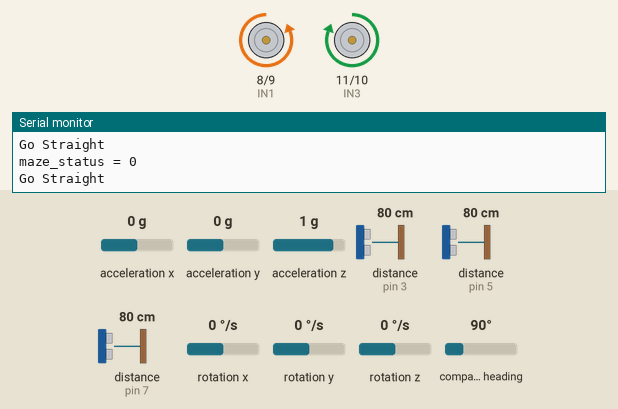
Simulated run of this sketch. Board: Arduino Uno, built with avr-gcc and run on an emulated ATmega328P. Parts: motor-driver pin pairs drawn as motors (green arrow = first pin HIGH = forward, orange = second pin HIGH = backward, longer = more drive, scaled by the enable pin), the last lines printed to the serial monitor. The inputs (shaded band) are chosen by the test bench; at power-on: distance to the obstacle (sensors on pin 3, pin 5, pin 7) 80 cm, acceleration x 0 g, acceleration y 0 g, acceleration z 1 g, rotation x 0 °/s, rotation y 0 °/s, rotation z 0 °/s, compass heading 90°. The echo pulse lasts 58.3 µs per cm.

Above: at 1.2 s.
1.3 s: distance to the obstacle (sensor on pin 3) set to 21 cm
2.8 s: distance to the obstacle (sensor on pin 3) set to 18 cm
At 3.12 s:
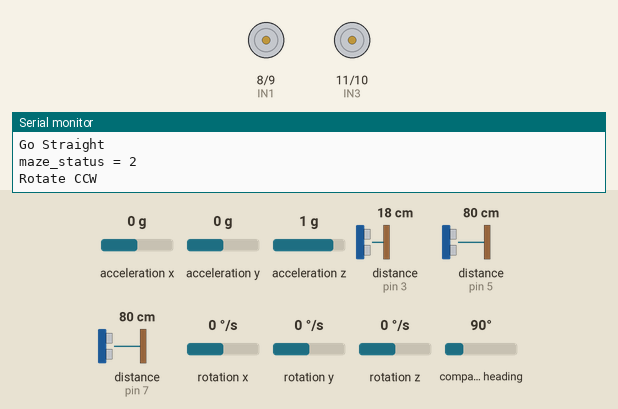
At 4.2 s:
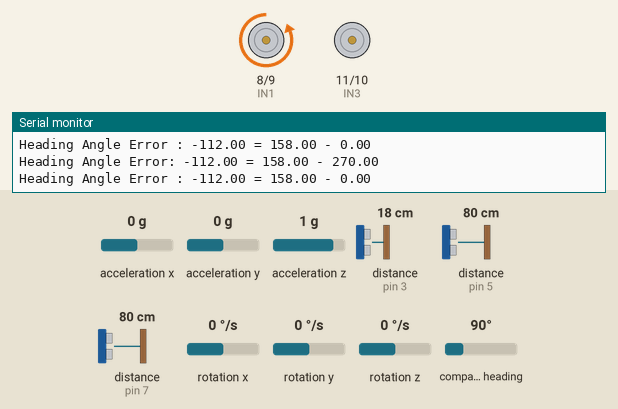
Timing chart, 0 to 5.8 s (numbered marks = the images above; inputs shaded):
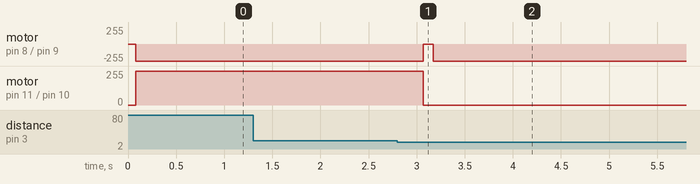

Measured:
- the behaviour switches between 20 and 19 cm on distance to the obstacle (sensor on pin 3) (found by bisection; images 0 and 1)
- after the input at 2.8 s, motor on pin 8 (IN1) / pin 9 (IN2): backward 255/255 → stopped after 0.27 s, → backward 255/255 0.10 s later; motor on pin 11 (IN3) / pin 10 (IN4): forward 255/255 → stopped after 0.27 s

The sketch:

20240607_imuMaze2.ino
```cpp
/////////////////////sonar///////////////////////

#include <NewPing.h>
#include <Wire.h>
#include <LSM303.h>


#define THRESHOLD_ANGLE1 15
#define THRESHOLD_ANGLE2 7

LSM303 compass;

#define SONAR_NUM 3      // 소나 센서 개수
#define MAX_DISTANCE 300 // Maximum distance (in cm) to ping.
#define WALL_GAP_DISTANCE      300//mm 단위
#define WALL_GAP_DISTANCE_HALF 190 //mm 단위
#define MOTOR_PWM_OFFSET 10   //모터간 속도 차이 10


#define Front 0
#define Left  1
#define Right 2

#define TRIG1 2 // 초음파 센서 1번 Trig 핀 번호
#define ECHO1 3 // 초음파 센서 1번 Echo 핀 번호

#define TRIG2 6 // 초음파 센서 2번 Trig 핀 번호
#define ECHO2 7 // 초음파 센서 2번 Echo 핀 번호

#define TRIG3 4 // 초음파 센서 3번 Trig 핀 번호
#define ECHO3 5 // 초음파 센서 3번 Echo 핀 번호

NewPing sonar[SONAR_NUM] = {   // Sensor object array.
NewPing(TRIG1, ECHO1, MAX_DISTANCE), // Each sensor's trigger pin, echo pin, and max distance to ping.
NewPing(TRIG2, ECHO2, MAX_DISTANCE),
NewPing(TRIG3, ECHO3, MAX_DISTANCE)
};


/////////////////////L298//////////////////////////
#define ENA 12
#define IN1 8
#define IN2 9
#define IN3 11
#define IN4 10
#define ENB 13


float alpha = 0.1;
float front_filtered = 0.0;
float left_filtered = 0.0;
float right_filtered = 0.0;


float front_sonar1  = 0.0;
float left_sonar1   = 0.0;
float right_sonar1  = 0.0;

float front_sonar2  = 0.0;
float left_sonar2   = 0.0;
float right_sonar2  = 0.0;

float front_sonar3  = 0.0;
float left_sonar3   = 0.0;
float right_sonar3  = 0.0;

float front_sonar  = 0.0;
float left_sonar   = 0.0;
float right_sonar  = 0.0;


float heading_angle_error = 0;
float heading_angle = 0;
float target_heading_angle = 90;

void setup()
{

  pinMode(TRIG1, OUTPUT);
  pinMode(ECHO1, INPUT);

  pinMode(TRIG2, OUTPUT);
  pinMode(ECHO2, INPUT);

  pinMode(TRIG3, OUTPUT);
  pinMode(ECHO3, INPUT);

  pinMode(ENA, OUTPUT);
  pinMode(IN1, OUTPUT);
  pinMode(IN2, OUTPUT);

  pinMode(IN3, OUTPUT);
  pinMode(IN4, OUTPUT);
  pinMode(ENB, OUTPUT);
  Serial.begin(115200); // 통신속도를 115200으로 정의함

  Wire.begin();
  compass.init(); // LSM303 초기화

  compass.enableDefault();

  /*
  Calibration values; the default values of +/-32767 for each axis
  lead to an assumed magnetometer bias of 0. Use the Calibrate example
  program to determine appropriate values for your particular unit.
  */
  compass.m_min = (LSM303::vector<int16_t>){-32767, -32767, -32767};
  compass.m_max = (LSM303::vector<int16_t>){+32767, +32767, +32767};


}


//////////////////////////////IMU///////////////////////////


void read_imu_sensor()
{
    compass.read();
    float heading1 = compass.heading();
    compass.read();
    float heading2 = compass.heading();
    float heading_angle = (heading1 + heading2) / 2;
    heading_angle = 360 - heading_angle; // 반시계 방향으로 변환


    heading_angle_error = target_heading_angle - heading_angle;

    if(heading_angle_error > 180)
    {
        heading_angle_error = heading_angle_error - 360;
    }
    else if(heading_angle_error < -180)
    {
        heading_angle_error = heading_angle_error + 360;
    }
    else
    {

    }

    Serial.print("Heading Angle Error: ");
    Serial.print(heading_angle_error);
    Serial.print(" = ");
    Serial.print(target_heading_angle);
    Serial.print(" - ");
    Serial.println(heading_angle);
}

void imu_rotation(void)
{
   bool flag = 1; // bool type은 0,1
   while(flag)
   {
      read_imu_sensor();

      if(heading_angle_error > THRESHOLD_ANGLE1) // 반시계방향으로 회전
      {
          motor_A_control(LOW,200);
          motor_B_control(HIGH,200);
      }
      else if((heading_angle_error >=THRESHOLD_ANGLE2) && (heading_angle_error <=THRESHOLD_ANGLE1)) //
      {
        motor_A_control(LOW,100);
        motor_B_control(HIGH,100);
      }
      else if((heading_angle_error >-THRESHOLD_ANGLE2) && (heading_angle_error <THRESHOLD_ANGLE2)) // 정지
      {
        motor_A_control(HIGH,0);
        motor_B_control(LOW,0);
        flag = 0;
      }
      else if((heading_angle_error >=-THRESHOLD_ANGLE1) && (heading_angle_error <=-THRESHOLD_ANGLE2)) //
      {
        motor_A_control(HIGH,100);
        motor_B_control(LOW,100);
      }
      else // heading_angle_error <-THRESHOLD_ANGLE // 시계방향으로 회전
      {
        motor_A_control(HIGH,200);
        motor_B_control(LOW,100);
      }
    Serial.print("Heading Angle Error : ");
    Serial.print(heading_angle_error); //heading_angle error 표시
    Serial.print(" = ");
    Serial.print(target_heading_angle);
    Serial.print(" - ");
    Serial.println(heading_angle); //heading_angle 표시

  }
}


/////////////////////Maze_Status//////////////////////////
int maze_status = 0;    //maze 기본상태 0


void motor_A_control(int direction_a, int motor_speed_a) //모터 A의 방향(direction)과 속도(speed) 제어
{
  if(direction_a == HIGH)
  {
     digitalWrite(IN1, LOW); //모터의 방향 제어
     digitalWrite(IN2, HIGH);
     analogWrite(ENA,motor_speed_a); //모터의 속도 제어

  }
  else
  {
    digitalWrite(IN1, HIGH);
    digitalWrite(IN2, LOW);
    analogWrite(ENA,motor_speed_a);

  }
}
void motor_B_control(int direction_b, int motor_speed_b) //모터 A의 방향(direction)과 속도(speed) 제어
{
  if(direction_b == HIGH)
  {
     digitalWrite(IN3, HIGH); //모터의 방향 제어
     digitalWrite(IN4, LOW);
     analogWrite(ENB,motor_speed_b); //모터의 속도 제어

  }
  else
  {
    digitalWrite(IN3, LOW);
    digitalWrite(IN4, HIGH);
    analogWrite(ENB,motor_speed_b);

  }
}


void check_maze_status(void)
{
  if((left_sonar>=0) && (left_sonar<=WALL_GAP_DISTANCE) && (right_sonar>=0) && (right_sonar<=WALL_GAP_DISTANCE) && (front_sonar>=0) && (front_sonar<=WALL_GAP_DISTANCE_HALF)) // 3면이 다 막힌 경우
  {
    maze_status = 4;
    Serial.println("maze_status = 4");
  }
  else if( (left_sonar>=0) && (left_sonar<=WALL_GAP_DISTANCE) && (right_sonar>=0) && (right_sonar<=WALL_GAP_DISTANCE) && (front_sonar>=WALL_GAP_DISTANCE_HALF)  )     // 좌우 면이 막힌 경우
  {
    maze_status = 1;
    Serial.println("maze_status = 1");
  }
  else if((left_sonar>=0) && (left_sonar<=WALL_GAP_DISTANCE) && (front_sonar>=0) && (front_sonar<=WALL_GAP_DISTANCE_HALF))    //왼쪽과 앞면이 막힌 경우
  {
    maze_status = 2;
    Serial.println("maze_status = 2");
  }
  else if( (front_sonar>=0) && (front_sonar<=WALL_GAP_DISTANCE_HALF) && (left_sonar>=0) && (left_sonar>=WALL_GAP_DISTANCE) && (right_sonar>=0) && (right_sonar>=WALL_GAP_DISTANCE))    // 앞면만 막힌 경우
  {
    maze_status = 2;
    Serial.println("maze_status = 2");
  }
  else if((right_sonar>=0) && (right_sonar<=WALL_GAP_DISTANCE) && (front_sonar>=0) && (front_sonar<=WALL_GAP_DISTANCE_HALF))    // 오른쪽과 앞면이 막힌 경우
  {
    maze_status = 5;
    Serial.println("maze_status = 5");
  }
  else if( (right_sonar>=0) && (right_sonar<=WALL_GAP_DISTANCE_HALF) && (front_sonar>=0) && (front_sonar>=WALL_GAP_DISTANCE) && (left_sonar>=0) && (left_sonar>=WALL_GAP_DISTANCE))    // 오른쪽이 막히고 왼쪽, 전면 뚫린경우
  {
    motor_A_control(HIGH,245);
    motor_B_control(HIGH,255);
    delay(400);
    if( (right_sonar>=0) && (right_sonar<=WALL_GAP_DISTANCE_HALF) && (front_sonar>=0) && (front_sonar>=WALL_GAP_DISTANCE) && (left_sonar>=0) && (left_sonar>=WALL_GAP_DISTANCE))
    {
      maze_status = 3;
      Serial.println("maze_status = 3");
    }
    else if((right_sonar>=0) && (right_sonar<=WALL_GAP_DISTANCE) && (front_sonar>=0) && (front_sonar<=WALL_GAP_DISTANCE_HALF))    // 오른쪽과 앞면이 막힌 경우
    {
      maze_status = 5;
      Serial.println("maze_status = 5");
    }
  }
  else      // 지금까지의 경우들을 제외한 나머지의 경우
  {
    maze_status = 0;
    Serial.println("maze_status = 0");
  }
}
//먼저 left_sonar = 0; right_sonar = 0; 으로 해서 오른쪽 방향 찾기
void wall_collision_avoid(int base_spped)
{
  float error = 0.0;
  float Kp = 1.2; //나중에 조정해야 할 값(얼마나 돌지)
  int pwm_control = 0;
  int right_pwm = 0;
  int left_pwm  = 0;
  error = (right_sonar - left_sonar);   //오른쪽 소나 측정값과 왼쪽소나 측정값을 뺀 값을 error 변수에 지정해준다.
  error = Kp * error;     // error 값에 kp를 곱하여 오차값을 소폭 증가시켜준다.(회전값 증가)

  //모터 최고속도가 255이므로 255를 초과하지 않기위해 error값 조정
  if(error >= 50) error = 50;     //error값이 50이상이라면 50으로 조정
  if(error <= -50) error = -50;     //error값이 -50이하라면 -50으로 조정


  right_pwm = base_spped - error;     // right_pwm 변수에 기본 전진속도 오른쪽모터에서 error 를 빼준다.
  left_pwm  = base_spped + error;     // left_pwm 변수에 기본 전진 왼쪽 모터속도에서 error를 더해준다.

  if(right_pwm <= 0) right_pwm = 0;   //right_pwm 값이 0이하가 되어버렸다면 0으로 맞춘다.
  if(left_pwm  <= 0) left_pwm  = 0;   //left_pwm 값이 0이하가 되어버렸다면 0으로 맞춘다.ㅏ

  if(right_pwm >= 247) right_pwm = 247;   //right_pwm 값이 직진 최고속도값인 247이상이 되어버렸다면 최댓값으로 맞춘다.
  if(left_pwm  >= 250) left_pwm  = 250;   //left_pwm 값이 직진 최고속도값인 250이상이 되어버렸다면 최댓값으로 맞춘다.

  motor_A_control(HIGH,left_pwm); //오른쪽 전진
  motor_B_control(HIGH,right_pwm); // 왼쪽 전진

}


void read_sonar_sensor(void)
  {
    float front_sonar1 = sonar[Front].ping_cm() * 10;
    float left_sonar1  = sonar[Left].ping_cm() * 10;
    float right_sonar1 = sonar[Right].ping_cm() * 10;

    float front_sonar2 = sonar[Front].ping_cm() * 10;
    float left_sonar2  = sonar[Left].ping_cm() * 10;
    float right_sonar2 = sonar[Right].ping_cm() * 10;

    float front_sonar3 = sonar[Front].ping_cm() * 10;
    float left_sonar3  = sonar[Left].ping_cm() * 10;
    float right_sonar3 = sonar[Right].ping_cm() * 10;

    float front_sonar4 = sonar[Front].ping_cm() * 10;
    float left_sonar4  = sonar[Left].ping_cm() * 10;
    float right_sonar4 = sonar[Right].ping_cm() * 10;

    float front_sonar5 = sonar[Front].ping_cm() * 10;
    float left_sonar5  = sonar[Left].ping_cm() * 10;
    float right_sonar5 = sonar[Right].ping_cm() * 10;

    front_sonar = (front_sonar1 + front_sonar2 + front_sonar3 + front_sonar4 + front_sonar5) / 5;
    left_sonar  = (left_sonar1 + left_sonar2 + left_sonar3 + left_sonar4 + left_sonar5) / 5;
    right_sonar = (right_sonar1 + right_sonar2 + right_sonar3 + right_sonar4 + right_sonar5) / 5;

   if (front_sonar == 0.0) front_sonar = MAX_DISTANCE * 10; // 0.0 출력이 최댓값이므로
   if (left_sonar  == 0.0) left_sonar = MAX_DISTANCE * 10;
   if (right_sonar == 0.0) right_sonar = MAX_DISTANCE * 10;
  }

void loop()
{
  read_sonar_sensor();


  check_maze_status();

  if(maze_status == 4)
  {
  //정지 한다
  Serial.println("Rotate CCW");
  motor_A_control(HIGH,0);
  motor_B_control(LOW,0);
  delay(50);

    //180도 회전을 한다

  target_heading_angle = 348;
  imu_rotation();

  //정지 한다
  Serial.println("Rotate CCW");
  motor_A_control(HIGH,0);
  motor_B_control(LOW,0);
  delay(50);

  //앞으로 간다
  Serial.println("Go Straight");
  motor_A_control(HIGH,100);
  motor_B_control(HIGH,110);

  }

  if(maze_status == 1)
  {
  //앞으로 간다
  Serial.println("run straight");
  wall_collision_avoid(215);
  }

  else if(maze_status == 3)
  {
  //정지 한다
  Serial.println("Rotate CCW");

  wall_collision_avoid(215);
  delay(200);
  motor_A_control(HIGH,0);
  motor_B_control(LOW,0);
  delay(100);

  //왼쪽으로 90도 회전 한다
  target_heading_angle = 248;
  imu_rotation();
  //정지 한다
  motor_A_control(HIGH,0);
  motor_B_control(LOW,0);
  delay(100);
  }

  else if(maze_status == 5)
  {
  //정지 한다
  Serial.println("Rotate CCW");

  wall_collision_avoid(215);
  delay(200);
  motor_A_control(HIGH,0);
  motor_B_control(LOW,0);
  delay(100);

  //으로 90도 회전 한다
  target_heading_angle = 68;
  imu_rotation();
  //정지 한다
  motor_A_control(HIGH,0);
  motor_B_control(LOW,0);
  delay(100);
  }

  else if(maze_status == 2)
  {
  //정지 한다
  Serial.println("Rotate CCW");

  wall_collision_avoid(215);
  delay(200);

  motor_A_control(HIGH,0);
  motor_B_control(LOW,0);
  delay(100);

  //오른쪽으로 90도 회전 한다
  target_heading_angle = 158;
  imu_rotation();
  //정지 한다

  motor_A_control(HIGH,0);
  motor_B_control(LOW,0);
  delay(100);
  }

  else
  {
   //앞으로 간다
  Serial.println("Go Straight");
  motor_A_control(HIGH,245);
  motor_B_control(HIGH,250);
  }

 }
```
